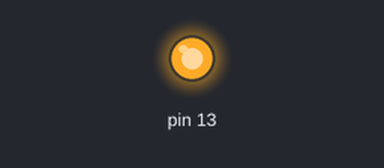
A sketch run on a simulated Arduino Uno, built with avr-gcc and run on an emulated ATmega328P. Shown: output pins drawn as LEDs (lit = HIGH). No radio packets arrive unless stated; what the sketch prints to the serial monitor is not drawn.

Above: at 0.03 s.
At 2.5 s:
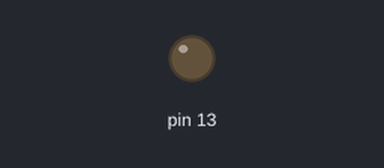
Timing chart, 0 to 6.6 s (numbered marks = the images above):
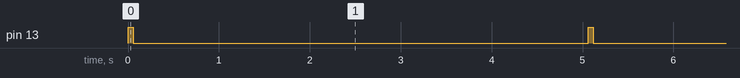

Measured:
- by itself, pin 13: alternates HIGH for 0.06 s and LOW for 5.0 s

The sketch:

transmitter.ino
```cpp
#include <VirtualWire.h>

#define transmit_pin 3

void setup()
{
    pinMode(13,OUTPUT);
    Serial.begin(9600);	  // Debugging only
    Serial.println("setup");
    vw_set_tx_pin(transmit_pin);
    vw_setup(2000);	 // Bits per sec
}

void loop()
{
    char msg[] = "hello";

    digitalWrite(13, true); // Flash a light to show transmitting
    vw_send((uint8_t *)msg, strlen(msg));
    vw_wait_tx(); // Wait until the whole message is gone
    digitalWrite(13, false);
    delay(5000);
}
```
